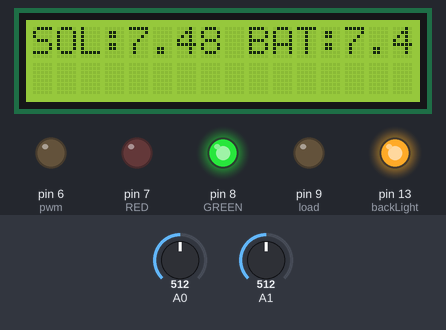
Recording of a sketch running on a simulated Arduino Uno, built with avr-gcc and run on an emulated ATmega328P. Parts: 16×2 character LCD, output pins drawn as LEDs (lit = HIGH). Inputs (shaded band) come from the test bench; at power-on: A0 = 512, A1 = 512. What the sketch prints to the serial monitor is not drawn.

Above: at 5.0 s.
At 9.8 s:
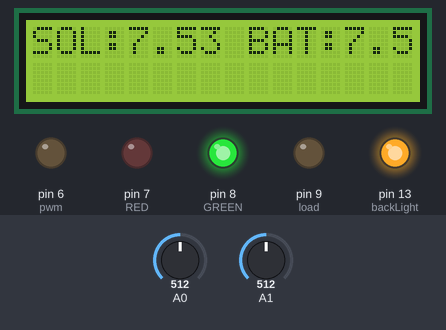
Timing chart, 0 to 11.3 s (numbered marks = the images above):
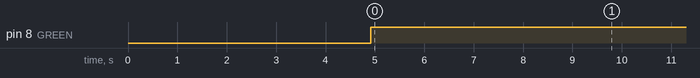

Measured:
- by itself, pin 8 (GREEN): LOW → HIGH at 4.9 s
- what the display in image 0 shows lasts 4.9 s, from 4.9 s to 9.8 s

The sketch:

solar_charge_controller.ino
```cpp
/* created on 08/04/2014
   by Debasish Dutta/deba168

   This code is in the public domain.
   If you modify please inform me
   send a modified copy which will be helpfull for me
 */

#include <LiquidCrystal.h>
float solar_volt =0; // variable for solar panel voltage
float bat_volt=0;    // variable for battery voltage
float sample1=0;     // reading form Arduino pin A0
float sample2=0;     // reading form Arduino pin A1
int pwm=6;           // pwm out put to mosfet
int load=9;          //load is connected to pin-9
int charged_percent =0;
LiquidCrystal lcd(12,11, 10, 5, 4, 3, 2);
int backLight = 13;  // pin 13 will control the backlight
int RED=7;           // To indicate discharged condition of battery
int GREEN=8;         // for charging and battery fully charged

void setup()
{
  TCCR0B = TCCR0B & 0b11111000 | 0x05; // setting prescaar for 61.03Hz pwm
  Serial.begin(9600);
  pinMode(pwm,OUTPUT);
  pinMode(load,OUTPUT);
  pinMode(RED,OUTPUT);
  pinMode(GREEN,OUTPUT);
  digitalWrite(pwm,LOW);
  digitalWrite(load,LOW);
  digitalWrite(RED,LOW);
  digitalWrite(RED,LOW);
  pinMode(backLight, OUTPUT);        	//set pin 13 as output
  analogWrite(backLight, 150);       	//controls the backlight intensity 0-255
  lcd.begin(16,2);                     // columns, rows. size of display
  lcd.clear();                         // clear the screen
}
void loop()
{
  lcd.setCursor(16,1); // set the cursor outside the display count
  lcd.print(" ");      // print empty character

  ///////////////////////////  VOLTAGE SENSING ////////////////////////////////////////////
  for(int i=0;i<150;i++)
  {
    sample1+=analogRead(A0);  //read the input voltage from solar panel
    sample2+=analogRead(A1);  //read the battery voltage
    delay(2);
  }
   sample1=sample1/150;
   sample2=sample2/150;
   // actual volt/divider output=3.127
   //2.43 is eqv to 520 ADC
   // 1 is eqv to .004673
   solar_volt=(sample1*4.673* 3.127)/1000;
   bat_volt=(sample2*4.673* 3.127)/1000;
   Serial.print("solar input voltage :");
   Serial.println(solar_volt);
   Serial.print("battery voltage :");
   Serial.println(bat_volt);

// ///////////////////////////PWM BASED CHARGING ////////////////////////////////////////////////
// As battery is gradually charged the charge rate (pwm duty) is decreased
// 7.2v = fully charged(100%)
//6v =fully discharged(0%)
// when battery voltage is less than 6.2v, give you alart by glowing RED LED and displaying "DISCHARGED..."

if((solar_volt > bat_volt)&& ( bat_volt <= 6.96 ))
{
analogWrite(pwm,242.25); // @ 95% duty // boost charging// most of the charging done here
Serial.print("pwm duty cycle is :");
Serial.println("95%");
}
else if((solar_volt > bat_volt)&&(bat_volt > 6.96)&& (bat_volt <= 7.2 ))
{
analogWrite(pwm,25.5);  // 10% duty // float charging
Serial.print("pwm duty cycle is :");
Serial.println("10%");
}
// // shut down when battery is fully charged or when sunlight is not enough
else if ((bat_volt > 7.2) or (solar_volt < bat_volt))
{
analogWrite(pwm,0);
Serial.print("pwm duty cycle is :");
Serial.println("0%");
digitalWrite(GREEN,LOW); // green LED will off as no charging is done during this time
}
///////////////////////////////////////// BATTERY STATUS INDICATOR  ////////////////////////////////////////////////
//The map() function uses integer math so will not generate fractions
// so I multiply battery voltage with 10 to convert float into a intiger value
// when battery voltage is 6.0volt it is totally discharged ( 6*10 =60)
// when battery voltage is 7.2volt it is fully charged (7.2*10=72)
// 6.0v =0% and 7.2v =100%
charged_percent=bat_volt*10;
charged_percent=map(bat_volt*10, 60 , 72, 0, 100);
/*
 if (solar_volt > bat_volt)&&( bat_volt <=7.2))
 {
 Serial.print (charged_percent);
 Serial.println("% charged");
 Serial.println("");
 Serial.println("**********************************************************************************");
 }

 else if (bat_volt < 6)
{
 Serial.println("BATTERY IS DEAD !!!!! ");
}
*/
////////////////////////////////////LCD DISPLAY /////////////////////////////////////////////////////
  lcd.setCursor(0,0); // set the cursor at 1st col and 1st row
  lcd.print("SOL:");
  lcd.print(solar_volt);
  lcd.print(" BAT:");
  lcd.print(bat_volt);
  lcd.setCursor(1,1); // set the cursor at 1st col and 2nd row
  // LCD will show the %charged during charging period only
 if ((bat_volt > 6) && (bat_volt <=7.2))
 {
  lcd.print(charged_percent);
  lcd.print("% Charged ");
 }
 // LCD will alart when battery is dead by displaying the message "BATTERY IS DEAD!!"
 else if (bat_volt < 6)
{
  lcd.print("BATTERY IS DEAD!!");
}
/////////////////////////////LOAD ////LED INDICATION ///////////////////////////////////////////////////////
if ((solar_volt < 3 ) && (bat_volt > 6.2))
// when there is no sunlight(night) and battery is charged,
//load will switched  on automatically
{
  digitalWrite(load,HIGH);
}
///load will be disconnected during day time(solar_volt > 6) or when battery is discharged condition
if ((bat_volt < 6.2 )or (solar_volt > 6 ))
{
  digitalWrite(load,LOW); // prevent battery from complete discharging

}
//////////////////////////////LED INDICATION DURING CHARGING////////////////////////////////////////

if (  solar_volt > bat_volt && bat_volt <7.2)
{
///Green LED will blink continiously indicating charging is going on
 digitalWrite(GREEN,HIGH);
 delay(5);
 digitalWrite(GREEN,LOW);
 delay(5);
}
// Red LED will glow when battery is discharged
// also display in LCD
if (bat_volt < 6.2 && bat_volt > 6)
// seecond restriction is given for indicating battery is dead
// if you omit the (bat_volt > 6) when ever battery is dead also display bat discharged
{
  digitalWrite(RED,HIGH); // indicating battery is discharged
  lcd.setCursor(1,1);
  lcd.print("BAT DISCHARGED..");
 }
 // Red LED will OFF when battery is not discharged
if (bat_volt > 6.2)
{
  digitalWrite(RED,LOW);
}
//Green LED will glow when battery is fully charged
if(bat_volt >=7.2)
{
digitalWrite(GREEN,HIGH);
}

}
```
